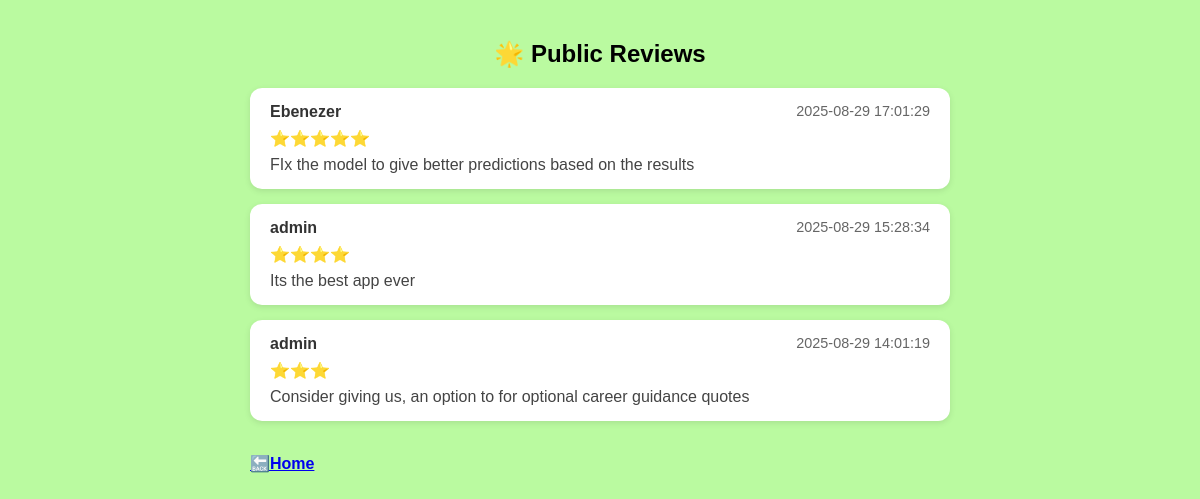
The app's page /reviews with its own data.
### tables this page shows
CREATE TABLE app_reviews (
    id INTEGER PRIMARY KEY AUTOINCREMENT,
    reviewer_id INTEGER NOT NULL,
    rating INTEGER NOT NULL CHECK(rating BETWEEN 1 AND 5),
    comment TEXT,
    created_at TIMESTAMP DEFAULT CURRENT_TIMESTAMP,
    FOREIGN KEY (reviewer_id) REFERENCES users (id)
     );

CREATE TABLE users (
    id INTEGER PRIMARY KEY AUTOINCREMENT,
    username TEXT NOT NULL,
    email TEXT NOT NULL,
    password TEXT NOT NULL
    , is_admin INTEGER DEFAULT 0, confirmation_pin TEXT
                 is_verified INTEGER DEFAULT 0, is_verified INTEGER DEFAULT 0);

### app.py (the view)
@app.route("/reviews")
def public_reviews():
    conn = get_db_connection()
    conn.row_factory = sqlite3.Row
    reviews = conn.execute("""
        SELECT users.username, app_reviews.rating, app_reviews.comment, app_reviews.created_at
        FROM app_reviews
        JOIN users ON app_reviews.reviewer_id = users.id
        ORDER BY app_reviews.created_at DESC
    """).fetchall()
    conn.close()
    return render_template("public_reviews.html", reviews=reviews)

### app.py (called while the page is built)
def get_db_connection():
    conn=sqlite3.connect(DATABASE)
    conn.row_factory=sqlite3.Row
    return conn

@app.context_processor
def inject_user_role():
    return dict(is_admin=session.get("is_admin"))

### templates/public_reviews.html (shortened to what this page needs)
<!DOCTYPE html>
<html>
<head>
</head>
<body style="background:rgb(186, 250, 160)">
    <div class="container">
        <h2 style="color:black"><strong>🌟 Public Reviews</strong></h2>
        {% if reviews %}
            {% for r in reviews %}
            <div class="review-card">
                <div class="review-header">
                    <span class="username">{{ r['username'] }}</span>
                    <span class="date">{{ r['created_at'] }}</span>
                </div>
                <div class="rating">
                    {% for i in range(r['rating']) %}⭐{% endfor %}
                </div>
                <div class="comment">{{ r['comment'] or "No comment" }}</div>
            </div>
            {% endfor %}
        {% else %}
            <p>No reviews yet.</p>
        {% endif %}
        <br>
        <a href="{{ url_for('home') }}">🔙<strong>Home</strong></a>
    </div>
</body>
</html>

### templates/public_reviews.html (style rules this page uses)
body { font-family: Arial, sans-serif; background: #f4f6f8; margin: 0; padding: 20px; }
.container { max-width: 700px; margin: auto; }
h2 { color: #1976d2; text-align: center; margin-bottom: 20px; }
.review-card { background: white; padding: 15px 20px; border-radius: 12px; margin-bottom: 15px; box-shadow: 0 2px 6px rgba(0,0,0,0.1); }
.review-header { display: flex; justify-content: space-between; margin-bottom: 8px; }
.username { font-weight: bold; color: #333; }
.date { font-size: 0.9em; color: #666; }
.rating { color: #ff9800; margin-bottom: 8px; }
.comment { font-size: 1em; color: #444; }

### records on screen
app_reviews: username "Ebenezer", created_at "2025-08-29 17:01:29", comment "FIx the model to give better predictions based on the results"
app_reviews: username "admin", created_at "2025-08-29 15:28:34", comment "Its the best app ever"
app_reviews: username "admin", created_at "2025-08-29 14:01:19", comment "Consider giving us, an option to for optional career guidance quotes"
